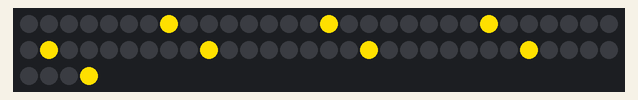
Recording of a sketch running on a simulated Arduino Uno, built with avr-gcc and run on an emulated ATmega328P. Shown: 64 RGB LEDs in strip order, left to right, continuing on the next row. Dim RGB values are drawn brighter than linear.

Above: at 0.01 s.
At 4.63 s:
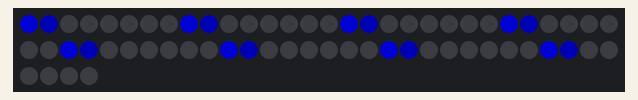
At 9.98 s:
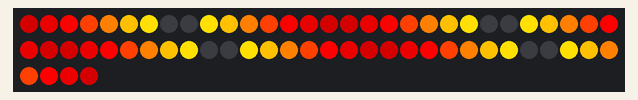
At 19.96 s:
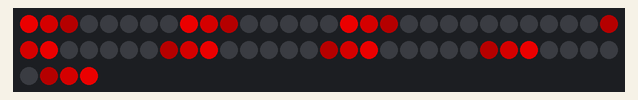
At 30.02 s:
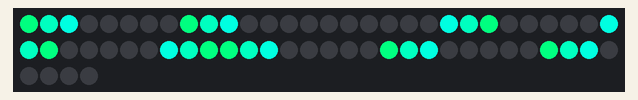
At 39.86 s:
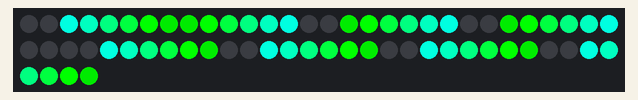

The sketch:

snowflake_v2.ino
```cpp
// (licence header left out)
#include <Adafruit_NeoPixel.h>

uint32_t buff[48];
uint8_t  mode[]  { 0,1,2,3,0,1,2,3,0,1,2,3,0,1 };

// Пин на который цепляются светодиоды
#define PIN 3
// Число лучей
int ray_number = 8;
// Число пикселей в луче
int ray_pixel  = 8;


int max_br     = ray_pixel*2;
int step_br    = 256/ray_pixel;

int TM = 50, DX = 2;

Adafruit_NeoPixel strip = Adafruit_NeoPixel(ray_pixel*ray_number, PIN, NEO_GRB + NEO_KHZ800);

//NeoPixelBus strip = NeoPixelBus(48, PIN, NEO_GRB + NEO_KHZ800);
void setup() {
// Скорость и глубина эффекта исходя из числа пикселей в луче
  if( ray_pixel >= 8 ){
    TM = 40;
    DX = 2;
  }
  else if( ray_pixel > 6 ){
    TM = 55;
    DX = 2;
  }
  else {
    TM = 70;
    DX = 3;
  }

  strip.begin();
  strip.show();
}

void loop() {
   for( int i=0; i<14; i++ ){
       for( int j=0; j<6; j++){
          Mode1(TM,j,i);
          delay(100);
//          Mode1(70,j,i);
//          delay(300);
       }
   }
}

/*
 * Эффект от центра
 */
void Mode1(uint16_t wait, uint8_t pair, uint8_t dir){
   for( int i1=0; i1<ray_pixel; i1++ ){

      for( int i2=0; i2<ray_pixel; i2++ ){
          SetStarColor1(ray_pixel-i2, 0, pair, dir);
      }

      SetStarColor1(ray_pixel-i1,15, pair, dir);
      for( int i2=0; i2<i1; i2++ ){
          SetStarColor1(ray_pixel-i2, 16-(i1-i2)*DX, pair, dir);
      }

      strip.show();
      delay(wait);
   }
   for( int i1=0; i1<ray_pixel; i1++ ){
      for( int i2=0; i2<ray_pixel; i2++ ){
         int c = 16-(i1-(i2-8))*2;
         if( c < 0 )c = 0;
         SetStarColor1(ray_pixel-i2,c, pair, dir);
      }

      strip.show();
      delay(wait);
   }
}


/**
 * Разгорание одного пиксела на каждом луче
 */
void SetStarColor1( uint8_t n, uint8_t br, uint8_t pair, uint8_t dir ){
   if( n > ray_pixel )return;
   if( br > 15 )br=15;
   uint8_t r=0, g=0, b=0;
   if( br < 8 ){
      switch( pair ){
        case 0 :
        case 3 :
           r = br*32;
           break;
        case 1 :
        case 4 :
           g = br*32;
           break;
        case 2 :
        case 5 :
           b = br*32;
           break;
      }
   }
   else {
      switch( pair ){
         case 0 :
            r = 255;
            g = (br-8)*32;
            break;
         case 1 :
            g = 255;
            b = (br-8)*32;
            break;
         case 2 :
            b = 255;
            r = (br-8)*32;
            break;
         case 3 :
            r = 255;
            b = (br-8)*32;
            break;
         case 4 :
            g = 255;
            r = (br-8)*32;
            break;
         case 5 :
            b = 255;
            g = (br-8)*32;
            break;
      }
   }
   switch( dir ){
       case 1:
          for( int i=0; i<ray_number; i++ )strip.setPixelColor((ray_pixel-n)+i*ray_pixel, strip.Color(r,g,b));
          break;
       case 2:
          for( int i=0; i<ray_number; i++ )
             if( i%2 )strip.setPixelColor(n-1+i*ray_pixel, strip.Color(r,g,b));
             else strip.setPixelColor((ray_pixel-n)+i*ray_pixel, strip.Color(r,g,b));
          break;
       case 3:
          for( int i=0; i<ray_number; i++ )
             if( i%2 )strip.setPixelColor((ray_pixel-n)+i*ray_pixel, strip.Color(r,g,b));
             else strip.setPixelColor(n-1+i*ray_pixel, strip.Color(r,g,b));
          break;
       case 4:
          for( int i=0; i<3; i++ )strip.setPixelColor(n-1+i*ray_pixel, strip.Color(r,g,b));
          for( int i=3; i<ray_number; i++ )strip.setPixelColor((ray_pixel-n)+i*ray_pixel, strip.Color(r,g,b));
          break;
       case 5:
          for( int i=0; i<1; i++ )strip.setPixelColor((ray_pixel-n)+i*ray_pixel, strip.Color(r,g,b));
          for( int i=1; i<4; i++ )strip.setPixelColor(n-1+i*ray_pixel, strip.Color(r,g,b));
          for( int i=4; i<ray_number; i++ )strip.setPixelColor((ray_pixel-n)+i*ray_pixel, strip.Color(r,g,b));
          break;
       case 6:
          for( int i=0; i<2; i++ )strip.setPixelColor((ray_pixel-n)+i*ray_pixel, strip.Color(r,g,b));
          for( int i=2; i<5; i++ )strip.setPixelColor(n-1+i*ray_pixel, strip.Color(r,g,b));
          for( int i=5; i<ray_number; i++ )strip.setPixelColor((ray_pixel-n)+i*ray_pixel, strip.Color(r,g,b));
          break;
       case 7:
          for( int i=0; i<3; i++ )strip.setPixelColor((ray_pixel-n)+i*ray_pixel, strip.Color(r,g,b));
          for( int i=3; i<ray_number; i++ )strip.setPixelColor(n-1+i*ray_pixel, strip.Color(r,g,b));
          break;
       case 8:
          for( int i=0; i<1; i++ )strip.setPixelColor(n-1+i*ray_pixel, strip.Color(r,g,b));
          for( int i=1; i<4; i++ )strip.setPixelColor((ray_pixel-n)+i*ray_pixel, strip.Color(r,g,b));
          for( int i=4; i<ray_number; i++ )strip.setPixelColor(n-1+i*ray_pixel, strip.Color(r,g,b));
          break;
       case 9:
          for( int i=0; i<2; i++ )strip.setPixelColor(n-1+i*ray_pixel, strip.Color(r,g,b));
          for( int i=2; i<5; i++ )strip.setPixelColor((ray_pixel-n)+i*ray_pixel, strip.Color(r,g,b));
          for( int i=5; i<ray_number; i++ )strip.setPixelColor(n-1+i*ray_pixel, strip.Color(r,g,b));
          break;
       default:
          for( int i=0; i<ray_number; i++ )strip.setPixelColor(n-1+i*ray_pixel, strip.Color(r,g,b));
      }

}
```
